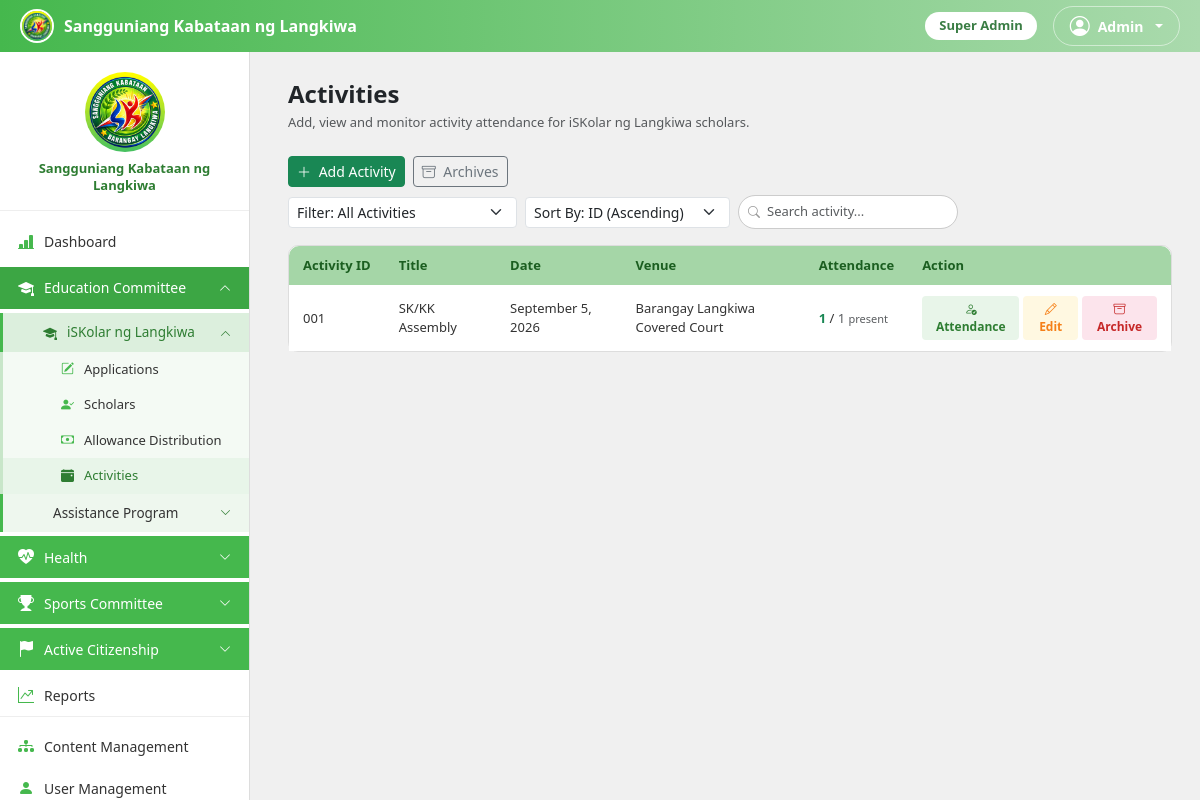
The app's page /admin/Education/EducationActivities.php (signed in) with its own data.
### tables this page shows
CREATE TABLE site_settings (
    id TINYINT PRIMARY KEY DEFAULT 1,
    logo_path VARCHAR(255) NULL,
    about_text TEXT NULL,
    sk_office_address VARCHAR(255) NULL,
    contact_number VARCHAR(40) NULL,
    office_hours VARCHAR(100) NULL,
    site_name VARCHAR(150) NULL,
    tagline VARCHAR(200) NULL,
    welcome_message TEXT NULL,
    email VARCHAR(150) NULL,
    facebook_url VARCHAR(255) NULL,
    terms_conditions TEXT NULL,
    privacy_policy TEXT NULL,
    allow_public_applications TINYINT(1) NOT NULL DEFAULT 1,
    show_announcements TINYINT(1) NOT NULL DEFAULT 1,
    current_academic_year VARCHAR(20) NOT NULL DEFAULT '2025-2026',
    current_semester VARCHAR(20) NOT NULL DEFAULT '2nd Semester',
    requirements_deadline DATE NULL COMMENT 'Cutoff for scholars to submit updated requirements for the current term; set via End Semester or edited manually in Site Settings',
    requirements_open TINYINT(1) NOT NULL DEFAULT 0 COMMENT 'Whether scholars can currently submit updated requirements. Turned on by End Semester (a fresh renewal window for the new term); auto-treated as closed again once requirements_deadline passes',
    default_allowance_amount DECIMAL(10,2) NOT NULL DEFAULT 2000.00,
    activities_required_per_term INT NOT NULL DEFAULT 3
);

CREATE TABLE users (
    user_id INT AUTO_INCREMENT PRIMARY KEY,
    last_name VARCHAR(100) NOT NULL,
    first_name VARCHAR(100) NOT NULL,
    middle_name VARCHAR(100) NULL,
    age INT NULL,
    gender ENUM('Male','Female') NULL,
    email VARCHAR(150) NOT NULL UNIQUE,
    password_hash VARCHAR(255) NOT NULL,
    role ENUM('applicant','scholar','admin','committee_admin') NOT NULL DEFAULT 'applicant',
     
     
     
    is_secretary TINYINT(1) NOT NULL DEFAULT 0,
    is_treasurer TINYINT(1) NOT NULL DEFAULT 0,
    position_title VARCHAR(100) NULL,
    profile_photo VARCHAR(255) NULL,
    status ENUM('active','inactive','archived') NOT NULL DEFAULT 'active',
    created_at DATETIME NOT NULL DEFAULT CURRENT_TIMESTAMP,
    archived_at DATETIME NULL
);

CREATE TABLE program_tabs (
    tab_id INT AUTO_INCREMENT PRIMARY KEY,
    committee_id INT NOT NULL,
    program_id INT NULL DEFAULT NULL COMMENT 'Links this tab to a catalog entry in programs — NULL for the two built-in tracks (scholarship/assistance)',
    track_code VARCHAR(30) NOT NULL,
    label VARCHAR(100) NOT NULL,
    icon VARCHAR(60) NOT NULL DEFAULT 'bi-hand-holding-heart-fill',
    is_visible TINYINT(1) NOT NULL DEFAULT 1,
    sort_order INT NOT NULL DEFAULT 0,
    max_slots INT NULL DEFAULT NULL COMMENT 'NULL = unlimited slots for this program',
    UNIQUE KEY uniq_committee_track (committee_id, track_code),
    FOREIGN KEY (committee_id) REFERENCES committees(committee_id)
);

CREATE TABLE activities (
    activity_id INT AUTO_INCREMENT PRIMARY KEY,
    committee_id INT NULL,
    academic_year VARCHAR(20) NULL,
    semester VARCHAR(20) NULL,
    title VARCHAR(150) NOT NULL,
    description TEXT NULL,
    activity_date DATE NOT NULL,
    activity_time TIME NULL,
    venue VARCHAR(150) NULL,
    note VARCHAR(255) NULL,
    audience ENUM('all','selected') NOT NULL DEFAULT 'all',
    created_by INT NULL,
    created_at DATETIME NOT NULL DEFAULT CURRENT_TIMESTAMP,
    archived_at DATETIME NULL,
    FOREIGN KEY (committee_id) REFERENCES committees(committee_id),
    FOREIGN KEY (created_by) REFERENCES users(user_id)
);

### admin/Education/EducationActivities.php (the view, shortened to what the rows shown need)
<?php
require_once __DIR__ . '/../../config/scholars.php';
requireRole(['admin', 'committee_admin']);
$committeeId = getCommitteeIdByCode('education');
$stmt = $conn->prepare("SELECT a.*,
        (SELECT COUNT(*) FROM attendance WHERE activity_id = a.activity_id) AS total_assigned,
        (SELECT COUNT(*) FROM attendance WHERE activity_id = a.activity_id AND status = 'present') AS total_present
    FROM activities a
    WHERE a.committee_id = ? AND a.archived_at IS NULL
    ORDER BY a.activity_id ASC");
$stmt->bind_param('i', $committeeId);
$stmt->execute();
$activities = $stmt->get_result()->fetch_all(MYSQLI_ASSOC);
$activeLink = 'EducationActivities';
?>
<!DOCTYPE html>
<html lang="en">
<head>
    <link href="https://cdn.jsdelivr.net/npm/bootstrap@5.3.3/dist/css/bootstrap.min.css" rel="stylesheet">
    <link href="https://cdn.jsdelivr.net/npm/bootstrap-icons@1.11.3/font/bootstrap-icons.min.css" rel="stylesheet">
    <link href="<?php echo APP_BASE; ?>/assets/css/admin.css" rel="stylesheet">
</head>
<body>
    <?php include __DIR__ . '/../../includes/adminsidebar.php'; ?>
    <div class="main-content">
        <div class="table-card">
            <div class="table-responsive-wrap">
                <table class="table mb-0">
                    <thead>
                        <tr>
                            <th>Activity ID</th>
                            <th>Title</th>
                            <th>Date</th>
                            <th>Venue</th>
                            <th>Attendance</th>
                            <th>Action</th>
                        </tr>
                    </thead>
                    <tbody id="activitiesTableBody">
                        <?php foreach ($activities as $act): ?>
                            <tr class="activity-row" data-activity-id="<?php echo (int)$act['activity_id']; ?>" data-title="<?php echo e(strtolower($act['title'])); ?>" data-date="<?php echo strtotime($act['activity_date']); ?>" data-audience="<?php echo e($act['audience']); ?>">
                                <td><?php echo str_pad($act['activity_id'], 3, '0', STR_PAD_LEFT); ?></td>
                                <td><?php echo e($act['title']); ?></td>
                                <td><?php echo date('F j, Y', strtotime($act['activity_date'])); ?></td>
                                <td><?php echo e($act['venue']); ?></td>
                                <td><span class="text-success fw-semibold"><?php echo $act['total_present']; ?></span> / <span class="text-muted"><?php echo $act['total_assigned']; ?></span> <span class="text-muted" style="font-size:11px;">present</span></td>
                                <td class="d-flex gap-1">
                                    <button class="btn-attendance" data-bs-toggle="modal" data-bs-target="#attendanceModal<?php echo $act['activity_id']; ?>"><i class="bi bi-person-check"></i> Attendance</button>
                                    <button class="btn-edit" data-bs-toggle="modal" data-bs-target="#editActivityModal<?php echo $act['activity_id']; ?>"><i class="bi bi-pencil"></i> Edit</button>
                                    <button class="btn-archive" data-bs-toggle="modal" data-bs-target="#archiveActivityModal<?php echo $act['activity_id']; ?>"><i class="bi bi-archive"></i> Archive</button>
                                </td>
                            </tr>
                        <?php endforeach; ?>
                    </tbody>
                </table>
            </div>
        </div>
    </div>
</body>
</html>

### includes/adminsidebar.php (shortened to what the rows shown need)
<?php
require_once __DIR__ . '/../config/forms.php';
$activeLink = $activeLink ?? '';
$adminMe = currentUser();
$isSuperAdmin = $adminMe ? hasFullCommitteeAccess($adminMe) : false;
$myCommitteeIds = $isSuperAdmin ? [] : getUserCommitteeIds($adminMe['user_id']);
function committeeAllowed($committeeId)
{
    global $isSuperAdmin, $myCommitteeIds;
    return $isSuperAdmin || in_array((int)$committeeId, $myCommitteeIds, true);
}
$eduCommitteeId = getCommitteeIdByCode('education');
$eduTabs = getProgramTabs($eduCommitteeId, false);
function navActive($name)
{
    global $activeLink;
    return $activeLink === $name ? ' active' : '';
}
function groupExpanded($prefixes)
{
    global $activeLink;
    foreach ((array)$prefixes as $prefix) {
        if (strpos($activeLink, $prefix) === 0) {
            return true;
        }
    }
    return false;
}
?>
<div class="topbar">
    <div class="brand">
        <img src="<?php echo siteLogoUrl(); ?>" alt="Logo">
        <span class="brand-text d-none d-sm-inline"><?php echo e(siteName()); ?></span>
    </div>
    <div class="d-flex align-items-center gap-3">
        <?php
        $roleBadgeLabels = ['admin' => 'Super Admin', 'committee_admin' => 'Committee Admin'];
        $positionFlags = [];
        $roleBadgeText = !empty($positionFlags) ? implode(' & ', $positionFlags) : ($roleBadgeLabels[$adminMe['role'] ?? ''] ?? ucfirst($adminMe['role'] ?? ''));
        ?>
        <span class="role-badge d-none d-sm-inline-block"><?php echo e($roleBadgeText); ?></span>
        <div class="dropdown">
            <a href="#" class="dropdown-toggle d-flex align-items-center gap-2 text-white text-decoration-none border border-white border-opacity-50 rounded-pill px-3 py-1"
                data-bs-toggle="dropdown" style="font-size: 14px; font-weight: 600;">
                <i class="bi bi-person-circle fs-5"></i> <?php echo e($adminMe['first_name'] ?? 'Admin'); ?>
            </a>
        </div>
    </div>
</div>
<div class="sidebar" id="sidebar">
    <div class="logo-wrap">
        <img src="<?php echo siteLogoUrl(); ?>" alt="Logo">
        <p><?php echo e(siteName()); ?></p>
    </div>
    <nav>
        <?php
        $isBaseProgramView = empty($_GET['ptab']);
        ?>
        <?php if (committeeAllowed($eduCommitteeId)): ?>
            <?php
            $eduExpanded = groupExpanded('Education');
            $iskolarExpanded = groupExpanded(['EducationApplicants', 'EducationScholarList', 'EducationAllowanceDistribution', 'EducationActivities']);
            $eduAssistExpanded = $isBaseProgramView && groupExpanded(['EducationAssistanceApplicants', 'EducationCashAssistance', 'EducationInKindAssistance']);
            ?>
            <div class="collapse<?php echo $eduExpanded ? ' show' : ''; ?>" id="educationMenu">
                <div class="submenu">
                    <?php if (!empty($eduTabs['scholarship']['is_visible'])): ?>
                        <a href="#iskolarMenu" class="nav-link-item nav-sub nav-sub-parent nav-program-tab" data-bs-toggle="collapse" role="button" aria-expanded="<?php echo $iskolarExpanded ? 'true' : 'false'; ?>" aria-controls="iskolarMenu">
                            <i class="bi <?php echo e($eduTabs['scholarship']['icon']); ?>"></i> <?php echo e($eduTabs['scholarship']['label']); ?>
                            <i class="bi bi-chevron-down toggle-icon-sub"></i>
                        </a>
                        <div class="collapse<?php echo $iskolarExpanded ? ' show' : ''; ?>" id="iskolarMenu">
                            <div class="submenu-nested program-sub">
                                <a href="<?php echo APP_BASE; ?>/admin/Education/EducationApplicants.php" class="nav-link-item nav-sub-sub<?php echo navActive('EducationApplicants'); ?>"><i class="bi bi-pencil-square"></i> Applications</a>
                                <a href="<?php echo APP_BASE; ?>/admin/Education/EducationScholarList.php" class="nav-link-item nav-sub-sub<?php echo navActive('EducationScholarList'); ?>"><i class="bi bi-person-check-fill"></i> Scholars</a>
                                <a href="<?php echo APP_BASE; ?>/admin/Education/EducationAllowanceDistribution.php" class="nav-link-item nav-sub-sub<?php echo navActive('EducationAllowanceDistribution'); ?>"><i class="bi bi-cash"></i> Allowance Distribution</a>
                                <a href="<?php echo APP_BASE; ?>/admin/Education/EducationActivities.php" class="nav-link-item nav-sub-sub<?php echo navActive('EducationActivities'); ?>"><i class="bi bi-calendar-event-fill"></i> Activities</a>
                            </div>
                        </div>
                    <?php endif; ?>
                    <?php if (!empty($eduTabs['assistance']['is_visible'])): ?>
                        <a href="#assistanceProgramMenu" class="nav-link-item nav-sub nav-sub-parent nav-program-tab" data-bs-toggle="collapse" role="button" aria-expanded="<?php echo $eduAssistExpanded ? 'true' : 'false'; ?>" aria-controls="assistanceProgramMenu">
                            <i class="bi <?php echo e($eduTabs['assistance']['icon']); ?>"></i> <?php echo e($eduTabs['assistance']['label']); ?>
                            <i class="bi bi-chevron-down toggle-icon-sub"></i>
                        </a>
                    <?php endif; ?>
                </div>
            </div>
        <?php endif; ?>
    </nav>
</div>

### records on screen
site_settings: site_name "Sangguniang Kabataan ng Langkiwa"
users: role "Super Admin", first_name "Admin"
program_tabs: label "iSKolar ng Langkiwa"
program_tabs: label "Assistance Program"
activities: activity_id "001", title "SK/KK Assembly", activity_date "September 5, 2026", venue "Barangay Langkiwa Covered Court", total_present "1", total_assigned "1"
